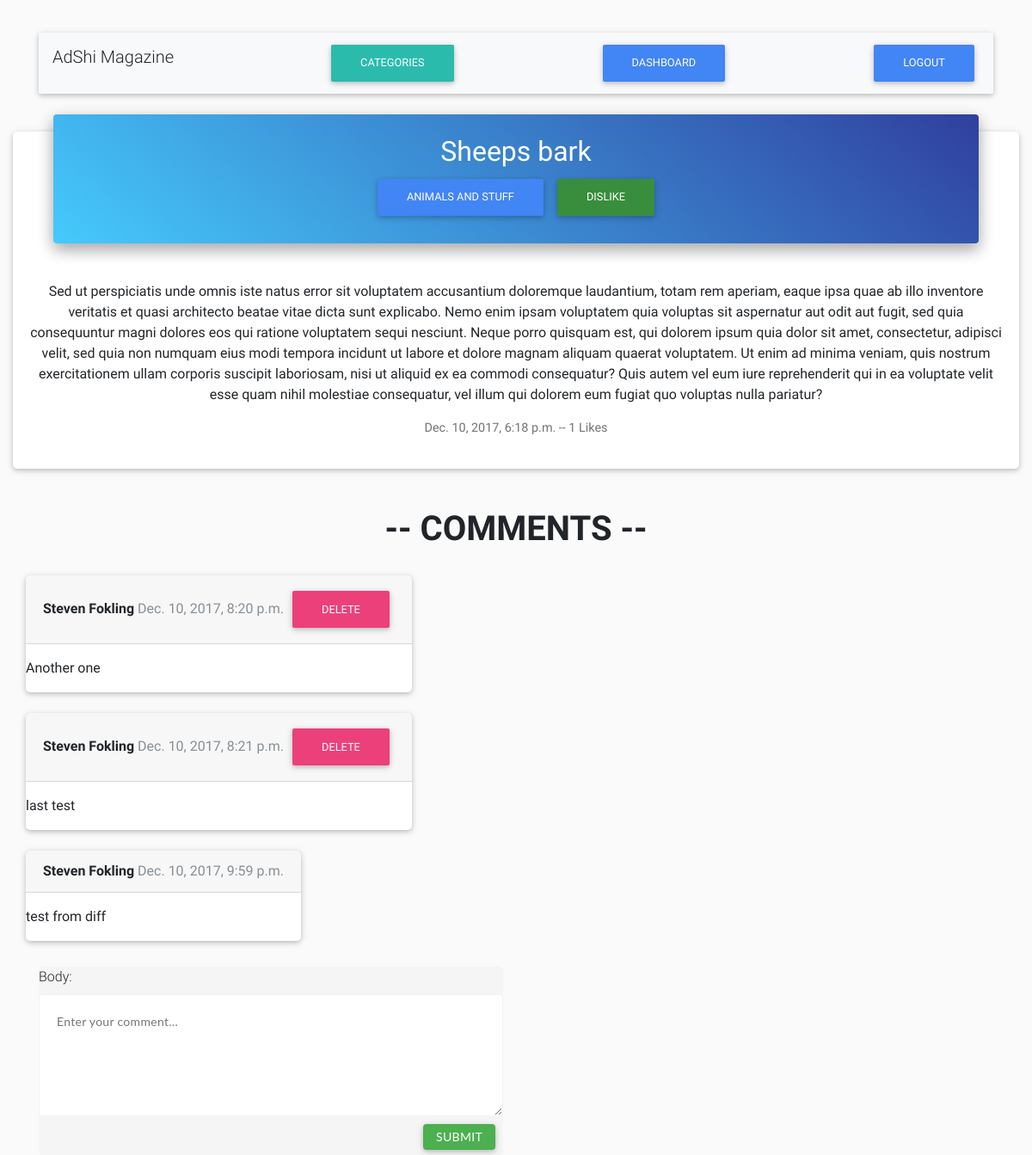
The page /magazine/article/3 (signed in) on the database its author committed.
### mag/models.py (models this page shows, shortened)
class Article(models.Model):
    title = models.CharField(max_length=250)
    slug = models.SlugField(max_length=250, unique=True)
    body = models.TextField()
    date_posted = models.DateTimeField(db_index=True, auto_now_add=True)
    category = models.ForeignKey(Category, on_delete=models.CASCADE)
    likes = models.ManyToManyField(MagUser)
    class Meta:
        get_latest_by = "date_posted"

class Category(models.Model):
    title = models.CharField(max_length=250, unique=True)
    slug = models.SlugField(max_length=100, unique=True)

class MagUser(models.Model):
    email = models.EmailField('Email Address', unique=True)
    first_name = models.CharField('First Name', max_length=30)
    last_name = models.CharField('Last Name', max_length=30)
    phone_regex = RegexValidator(regex=r'^0\d{10}$', message="Phone number must be entered. 11 Digits.")
    phone_number = models.CharField(validators=[phone_regex], max_length=15, blank=True)
    password = models.CharField(max_length=64, null=True)
    logged_in = models.BooleanField(default=False)
    def get_full_name(self):
        full_name = '%s %s' % (self.first_name, self.last_name)
        return full_name.strip()
    def is_authenticated(self):
        return self.email != "anon@default.com" and self.logged_in

class Comment(models.Model):
    user = models.ForeignKey(MagUser, on_delete=models.CASCADE)
    body = models.TextField()
    article = models.ForeignKey(Article, on_delete=models.CASCADE, related_name="comments")
    date_time = models.DateTimeField(db_index=True, auto_now_add=True)

### mag/views.py (the view)
# urls.py: url(r'^article/(?P<a_id>[^.]+)$', mag_view.article_view, name='get_article'),
def article_view(request, a_id):
    article = Article.objects.get(pk=a_id)
    user = __user(request)
    like_val = "Like"
    if user is not defaultUser:
        like_val = "Dislike" if user in article.likes.all() else "Like"
    return render(request, 'mag/article.html', context={'article': article, 'user': user, 'form': CommentForm(),
                                                        'like': like_val})

### mag/forms.py
class CommentForm(forms.ModelForm):
    class Meta:
        model = Comment
        fields = ('body',)
        widgets = {
            'body': forms.Textarea(
                attrs={'id': 'com-body', 'required': True, 'placeholder': 'Enter your comment...'}),
        }

### mag/views.py (called while the page is built)
def __user(request):
    user_email = request.session.get('currentUser')
    if user_email is not None:
        return MagUser.objects.get(email=user_email)
    else:
        return defaultUser

### templates/mag/article.html (shortened to what this page needs)
{% extends 'base.html' %}
{% load staticfiles %}
{% block css %}
    <link rel="stylesheet" href="{% static 'mag/css/style.css' %}"/>
{% endblock %}
{% block content %}
    <div class='card card-cascade narrower'>
        <div class='view gradient-card-header blue-gradient'>
            <h2 class='h2-responsive'>{{ article.title }}</h2>
            <div class='text-center'>
                <a href="{% url 'articles_category' c_title=article.category.slug %}" class='btn btn-primary waves-effect waves-light' id="cat-{{ article.category.id }}">{{ article.category.title }}</a>
                {% if user.is_authenticated %}
                    <a type="button" class="btn btn-green waves-effect waves-light" id="like-btn" onclick="likeDislike()">{{ like }}</a>
                {% else %}
                    <a type="button" class="btn btn-green waves-effect waves-light disabled" id="like-btn">Like</a>
                {% endif %}
           </div>
        </div>
       <div class='card-body text-center'>
           <p class='card-text'>{{ article.body|linebreaks }}</p>
           <p class="card-text">{{ article.date_posted }}  --  {{ article.likes.count }} Likes</p>
       </div>
    </div>
    <br><br>
    <div style="align-items: center;" class="container">
        <div class="row">
            <div class="col-sm-12">
                <h1 style="font-weight: bold; text-align: center;"> -- COMMENTS --</h1>
            </div>
        </div>
        <div id="comments-here">
            {% for comment in article.comments.all %}
                <br>
                <div class="row" id="com-{{ comment.id }}">
                    <div class="card">
                        <div class="card-header">
                            <strong>{{ user.get_full_name }}</strong> <span class="text-muted">{{ comment.date_time }}</span>
                            {% if user.is_authenticated and comment.user.id == user.id  %}
                                <button type="button" class="btn btn-small btn-pink" onclick="delComment({{ comment.id }})">Delete</button>
                            {% endif %}
                        </div>
                        <div class="card-block">
                            <p class="card-text" style="text-align: justify">{{ comment.body|linebreaks }}</p>
                        </div>
                    </div>
                </div>
            {% empty %}
                <p style="text-align: center">No Comments for this article.</p>
            {% endfor %}
        </div>
        <div class="row" style="align-items: center; align-content: center;">
            <div class="col-md-6">
                <div class="widget-area no-padding blank">
                    <div class="status-upload">
                        <form method="post" class="post-form">
                            {{ form.as_p }}
                            <button type="submit" class="btn btn-success green">Submit</button>
                        </form>
                    </div>
                </div>
            </div>
        </div>
    </div>
{% endblock %}

### mag/static/mag/css/style.css (style rules this page uses)
body { background: #fafafa; }
.widget-area.blank { background: none repeat scroll 0 0 rgba(0, 0, 0, 0); -webkit-box-shadow: none; -moz-box-shadow: none; -ms-box-shadow: none; -o-box-shadow: none; box-shadow: none; }
body .no-padding { padding: 0; }
.widget-area { background-color: #fff; -webkit-border-radius: 4px; -moz-border-radius: 4px; -ms-border-radius: 4px; -o-border-radius: 4px; border-radius: 4px; -webkit-box-shadow: 0 0 16px rgba(0, 0, 0, 0.05); -moz-box-shadow: 0 0 16px rgba(0, 0, 0, 0.05); -ms-box-shadow: 0 0 16px rgba(0, 0, 0, 0.05); -o-box-shadow: 0 0 16px rgba(0, 0, 0, 0.05); box-shadow: 0 0 16px rgba(0, 0, 0, 0.05); float: left; margin-top: 30px; padding: 25px 30px; position: relative; width: 100%; }
.status-upload { background: none repeat scroll 0 0 #f5f5f5; -webkit-border-radius: 4px; -moz-border-radius: 4px; -ms-border-radius: 4px; -o-border-radius: 4px; border-radius: 4px; float: left; width: 100%; }
.status-upload form { float: left; width: 100%; }
.status-upload form textarea { background: none repeat scroll 0 0 #fff; border: medium none; -webkit-border-radius: 4px 4px 0 0; -moz-border-radius: 4px 4px 0 0; -ms-border-radius: 4px 4px 0 0; -o-border-radius: 4px 4px 0 0; border-radius: 4px 4px 0 0; color: #777777; float: left; font-family: Lato; font-size: 14px; height: 142px; letter-spacing: 0.3px; padding: 20px; width: 100%; resize:vertical; outline:none; border: 1px solid #F2F2F2; }
.status-upload form button { border: medium none; -webkit-border-radius: 4px; -moz-border-radius: 4px; -ms-border-radius: 4px; -o-border-radius: 4px; border-radius: 4px; color: #fff; float: right; font-family: Lato; font-size: 14px; letter-spacing: 0.3px; margin-right: 9px; margin-top: 9px; padding: 6px 15px; }

### rows shown on the page
Article: title "Sheeps bark", category "ANIMALS AND STUFF", body "Sed ut perspiciatis unde omnis iste natus error sit voluptatem accusantium doloremque laudantium, totam rem aperiam, eaque ipsa quae ab illo inventore veritatis et quasi architecto beatae vitae dicta sunt explicabo. Nemo enim ipsam voluptatem quia voluptas sit aspernatur aut odit aut fugit, sed quia consequuntur magni dolores eos qui ratione voluptatem sequi nesciunt. Neque porro quisquam est, qui dolorem ipsum quia dolor sit amet, consectetur, adipisci velit, sed quia non numquam eius modi tempora incidunt ut labore et dolore magnam aliquam quaerat voluptatem. Ut enim ad minima veniam, quis nostrum exercitationem ullam corporis suscipit laboriosam, nisi ut aliquid ex ea commodi…", date_posted "Dec. 10, 2017, 6:18 p.m.", likes.count "1"
Comment: date_time "Dec. 10, 2017, 8:20 p.m.", body "Another one"
MagUser: get_full_name "Steven Fokling"
Comment: date_time "Dec. 10, 2017, 8:21 p.m.", body "last test"
Comment: date_time "Dec. 10, 2017, 9:59 p.m.", body "test from diff"

### other values the page prints
{{ like }} "DISLIKE"
